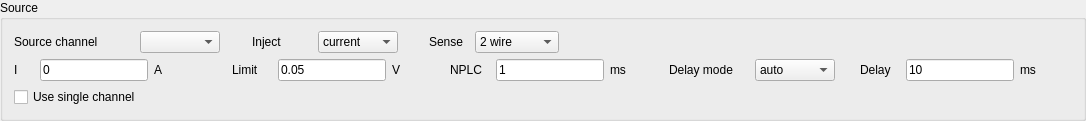
              <widget class="QGroupBox" name="SourceBox">
               <property name="title">
                <string>Source</string>
               </property>
               <layout class="QVBoxLayout" name="verticalLayout_6">
                <item>
                 <layout class="QHBoxLayout" name="HBoxLayout_general" stretch="10,1,10,1,0,20">
                  <item>
                   <layout class="QHBoxLayout" name="HBoxLayout_channel">
                    <item>
                     <widget class="QLabel" name="label_Channel">
                      <property name="sizePolicy">
                       <sizepolicy hsizetype="Fixed" vsizetype="Fixed">
                        <horstretch>0</horstretch>
                        <verstretch>0</verstretch>
                       </sizepolicy>
                      </property>
                      <property name="minimumSize">
                       <size>
                        <width>120</width>
                        <height>0</height>
                       </size>
                      </property>
                      <property name="text">
                       <string>Source channel</string>
                      </property>
                     </widget>
                    </item>
                    <item>
                     <widget class="QComboBox" name="comboBox_channel">
                      <property name="sizePolicy">
                       <sizepolicy hsizetype="Fixed" vsizetype="Fixed">
                        <horstretch>0</horstretch>
                        <verstretch>0</verstretch>
                       </sizepolicy>
                      </property>
                      <property name="minimumSize">
                       <size>
                        <width>80</width>
                        <height>0</height>
                       </size>
                      </property>
                      <property name="currentIndex">
                       <number>-1</number>
                      </property>
                     </widget>
                    </item>
                   </layout>
                  </item>
                  <item>
                   <spacer name="horizontalSpacer_8">
                    <property name="orientation">
                     <enum>Qt::Orientation::Horizontal</enum>
                    </property>
                    <property name="sizeHint" stdset="0">
                     <size>
                      <width>40</width>
                      <height>20</height>
                     </size>
                    </property>
                   </spacer>
                  </item>
                  <item>
                   <layout class="QHBoxLayout" name="HBoxLayout_inject" stretch="0,0">
                    <item>
                     <widget class="QLabel" name="label_inject">
                      <property name="sizePolicy">
                       <sizepolicy hsizetype="Fixed" vsizetype="Fixed">
                        <horstretch>0</horstretch>
                        <verstretch>0</verstretch>
                       </sizepolicy>
                      </property>
                      <property name="minimumSize">
                       <size>
                        <width>60</width>
                        <height>0</height>
                       </size>
                      </property>
                      <property name="text">
                       <string>Inject</string>
                      </property>
                     </widget>
                    </item>
                    <item>
                     <widget class="QComboBox" name="comboBox_inject">
                      <property name="sizePolicy">
                       <sizepolicy hsizetype="Fixed" vsizetype="Fixed">
                        <horstretch>0</horstretch>
                        <verstretch>0</verstretch>
                       </sizepolicy>
                      </property>
                      <property name="minimumSize">
                       <size>
                        <width>80</width>
                        <height>0</height>
                       </size>
                      </property>
                      <property name="currentIndex">
                       <number>0</number>
                      </property>
                      <item>
                       <property name="text">
                        <string>current</string>
                       </property>
                      </item>
                      <item>
                       <property name="text">
                        <string>voltage</string>
                       </property>
                      </item>
                     </widget>
                    </item>
                   </layout>
                  </item>
                  <item>
                   <spacer name="horizontalSpacer_9">
                    <property name="orientation">
                     <enum>Qt::Orientation::Horizontal</enum>
                    </property>
                    <property name="sizeHint" stdset="0">
                     <size>
                      <width>40</width>
                      <height>20</height>
                     </size>
                    </property>
                   </spacer>
                  </item>
                  <item>
                   <layout class="QHBoxLayout" name="HBoxLayout_sourceSenseMode" stretch="0,0">
                    <item>
                     <widget class="QLabel" name="label_sourceSenseMode">
                      <property name="sizePolicy">
                       <sizepolicy hsizetype="Fixed" vsizetype="Fixed">
                        <horstretch>0</horstretch>
                        <verstretch>0</verstretch>
                       </sizepolicy>
                      </property>
                      <property name="minimumSize">
                       <size>
                        <width>40</width>
                        <height>0</height>
                       </size>
                      </property>
                      <property name="text">
                       <string>Sense</string>
                      </property>
                     </widget>
                    </item>
                    <item>
                     <widget class="QComboBox" name="comboBox_sourceSenseMode">
                      <property name="sizePolicy">
                       <sizepolicy hsizetype="Fixed" vsizetype="Fixed">
                        <horstretch>0</horstretch>
                        <verstretch>0</verstretch>
                       </sizepolicy>
                      </property>
                      <property name="minimumSize">
                       <size>
                        <width>80</width>
                        <height>0</height>
                       </size>
                      </property>
                      <property name="currentIndex">
                       <number>0</number>
                      </property>
                      <item>
                       <property name="text">
                        <string>2 wire</string>
                       </property>
                      </item>
                      <item>
                       <property name="text">
                        <string>4 wire</string>
                       </property>
                      </item>
                      <item>
                       <property name="text">
                        <string>2 &amp; 4 wire</string>
                       </property>
                      </item>
                     </widget>
                    </item>
                   </layout>
                  </item>
                  <item>
                   <spacer name="horizontalSpacer_11">
                    <property name="orientation">
                     <enum>Qt::Orientation::Horizontal</enum>
                    </property>
                    <property name="sizeHint" stdset="0">
                     <size>
                      <width>40</width>
                      <height>20</height>
                     </size>
                    </property>
                   </spacer>
                  </item>
                 </layout>
                </item>
                <item>
                 <layout class="QHBoxLayout" name="HBoxLayout_sourceLine2" stretch="10,1,10,1,10,1,10,1,10,1">
                  <item>
                   <layout class="QHBoxLayout" name="HBoxLayout_sourceStart" stretch="0,0,0">
                    <item>
                     <widget class="QLabel" name="label_sourceSetValue">
                      <property name="sizePolicy">
                       <sizepolicy hsizetype="Fixed" vsizetype="Fixed">
                        <horstretch>0</horstretch>
                        <verstretch>0</verstretch>
                       </sizepolicy>
                      </property>
                      <property name="minimumSize">
                       <size>
                        <width>20</width>
                        <height>0</height>
                       </size>
                      </property>
                      <property name="text">
                       <string>I</string>
                      </property>
                     </widget>
                    </item>
                    <item>
                     <widget class="QLineEdit" name="lineEdit_sourceSetValue">
                      <property name="sizePolicy">
                       <sizepolicy hsizetype="Fixed" vsizetype="Fixed">
                        <horstretch>0</horstretch>
                        <verstretch>0</verstretch>
                       </sizepolicy>
                      </property>
                      <property name="minimumSize">
                       <size>
                        <width>20</width>
                        <height>0</height>
                       </size>
                      </property>
                      <property name="text">
                       <string>0</string>
                      </property>
                     </widget>
                    </item>
                    <item>
                     <widget class="QLabel" name="label_sourceSetValueUnits">
                      <property name="text">
                       <string>A</string>
                      </property>
                     </widget>
                    </item>
                   </layout>
                  </item>
                  <item>
                   <spacer name="horizontalSpacer_7">
                    <property name="orientation">
                     <enum>Qt::Orientation::Horizontal</enum>
                    </property>
                    <property name="sizeHint" stdset="0">
                     <size>
                      <width>40</width>
                      <height>20</height>
                     </size>
                    </property>
                   </spacer>
                  </item>
                  <item>
                   <layout class="QHBoxLayout" name="HBoxLayout_sourceLimit" stretch="0,0,0">
                    <item>
                     <widget class="QLabel" name="label_sourceLimit">
                      <property name="sizePolicy">
                       <sizepolicy hsizetype="Fixed" vsizetype="Fixed">
                        <horstretch>0</horstretch>
                        <verstretch>0</verstretch>
                       </sizepolicy>
                      </property>
                      <property name="minimumSize">
                       <size>
                        <width>40</width>
                        <height>0</height>
                       </size>
                      </property>
                      <property name="text">
                       <string>Limit</string>
                      </property>
                     </widget>
                    </item>
                    <item>
                     <widget class="QLineEdit" name="lineEdit_sourceLimit">
                      <property name="sizePolicy">
                       <sizepolicy hsizetype="Fixed" vsizetype="Fixed">
                        <horstretch>0</horstretch>
                        <verstretch>0</verstretch>
                       </sizepolicy>
                      </property>
                      <property name="minimumSize">
                       <size>
                        <width>20</width>
                        <height>0</height>
                       </size>
                      </property>
                      <property name="text">
                       <string>0.05</string>
                      </property>
                     </widget>
                    </item>
                    <item>
                     <widget class="QLabel" name="label_sourceLimitUnits">
                      <property name="text">
                       <string>V</string>
                      </property>
                     </widget>
                    </item>
                   </layout>
                  </item>
                  <item>
                   <spacer name="horizontalSpacer_17">
                    <property name="orientation">
                     <enum>Qt::Orientation::Horizontal</enum>
                    </property>
                    <property name="sizeHint" stdset="0">
                     <size>
                      <width>40</width>
                      <height>20</height>
                     </size>
                    </property>
                   </spacer>
                  </item>
                  <item>
                   <layout class="QHBoxLayout" name="HBoxLayout_sourceNPLC" stretch="0,0,0">
                    <item>
                     <widget class="QLabel" name="label_sourceNPLC">
                      <property name="sizePolicy">
                       <sizepolicy hsizetype="Fixed" vsizetype="Fixed">
                        <horstretch>0</horstretch>
                        <verstretch>0</verstretch>
                       </sizepolicy>
                      </property>
                      <property name="minimumSize">
                       <size>
                        <width>40</width>
                        <height>0</height>
                       </size>
                      </property>
                      <property name="text">
                       <string>NPLC</string>
                      </property>
                     </widget>
                    </item>
                    <item>
                     <widget class="QLineEdit" name="lineEdit_sourceNPLC">
                      <property name="sizePolicy">
                       <sizepolicy hsizetype="Fixed" vsizetype="Fixed">
                        <horstretch>0</horstretch>
                        <verstretch>0</verstretch>
                       </sizepolicy>
                      </property>
                      <property name="minimumSize">
                       <size>
                        <width>20</width>
                        <height>0</height>
                       </size>
                      </property>
                      <property name="baseSize">
                       <size>
                        <width>0</width>
                        <height>0</height>
                       </size>
                      </property>
                      <property name="text">
                       <string>1</string>
                      </property>
                     </widget>
                    </item>
                    <item>
                     <widget class="QLabel" name="label_sourceNPLCUnits">
                      <property name="text">
                       <string>ms</string>
                      </property>
                     </widget>
                    </item>
                   </layout>
                  </item>
                  <item>
                   <spacer name="horizontalSpacer_19">
                    <property name="orientation">
                     <enum>Qt::Orientation::Horizontal</enum>
                    </property>
                    <property name="sizeHint" stdset="0">
                     <size>
                      <width>40</width>
                      <height>20</height>
                     </size>
                    </property>
                   </spacer>
                  </item>
                  <item>
                   <layout class="QHBoxLayout" name="HBoxLayout_sourceDelayMode">
                    <item>
                     <widget class="QLabel" name="label_sourceDelayMode">
                      <property name="sizePolicy">
                       <sizepolicy hsizetype="Fixed" vsizetype="Fixed">
                        <horstretch>0</horstretch>
                        <verstretch>0</verstretch>
                       </sizepolicy>
                      </property>
                      <property name="minimumSize">
                       <size>
                        <width>80</width>
                        <height>0</height>
                       </size>
                      </property>
                      <property name="text">
                       <string>Delay mode</string>
                      </property>
                     </widget>
                    </item>
                    <item>
                     <widget class="QComboBox" name="comboBox_sourceDelayMode">
                      <property name="sizePolicy">
                       <sizepolicy hsizetype="Fixed" vsizetype="Fixed">
                        <horstretch>0</horstretch>
                        <verstretch>0</verstretch>
                       </sizepolicy>
                      </property>
                      <property name="minimumSize">
                       <size>
                        <width>80</width>
                        <height>0</height>
                       </size>
                      </property>
                      <property name="currentIndex">
                       <number>0</number>
                      </property>
                      <item>
                       <property name="text">
                        <string>auto</string>
                       </property>
                      </item>
                      <item>
                       <property name="text">
                        <string>manual</string>
                       </property>
                      </item>
                     </widget>
                    </item>
                   </layout>
                  </item>
                  <item>
                   <spacer name="horizontalSpacer_20">
                    <property name="orientation">
                     <enum>Qt::Orientation::Horizontal</enum>
                    </property>
                    <property name="sizeHint" stdset="0">
                     <size>
                      <width>40</width>
                      <height>20</height>
                     </size>
                    </property>
                   </spacer>
                  </item>
                  <item>
                   <layout class="QHBoxLayout" name="HBoxLayout_sourceDelay" stretch="0,0,0">
                    <item>
                     <widget class="QLabel" name="label_sourceDelay">
                      <property name="sizePolicy">
                       <sizepolicy hsizetype="Fixed" vsizetype="Fixed">
                        <horstretch>0</horstretch>
                        <verstretch>0</verstretch>
                       </sizepolicy>
                      </property>
                      <property name="minimumSize">
                       <size>
                        <width>40</width>
                        <height>0</height>
                       </size>
                      </property>
                      <property name="text">
                       <string>Delay</string>
                      </property>
                     </widget>
                    </item>
                    <item>
                     <widget class="QLineEdit" name="lineEdit_sourceDelay">
                      <property name="sizePolicy">
                       <sizepolicy hsizetype="Fixed" vsizetype="Fixed">
                        <horstretch>0</horstretch>
                        <verstretch>0</verstretch>
                       </sizepolicy>
                      </property>
                      <property name="minimumSize">
                       <size>
                        <width>20</width>
                        <height>0</height>
                       </size>
                      </property>
                      <property name="text">
                       <string>10</string>
                      </property>
                     </widget>
                    </item>
                    <item>
                     <widget class="QLabel" name="label_sourceDelayUnits">
                      <property name="text">
                       <string>ms</string>
                      </property>
                     </widget>
                    </item>
                   </layout>
                  </item>
                  <item>
                   <spacer name="horizontalSpacer_18">
                    <property name="orientation">
                     <enum>Qt::Orientation::Horizontal</enum>
                    </property>
                    <property name="sizeHint" stdset="0">
                     <size>
                      <width>40</width>
                      <height>20</height>
                     </size>
                    </property>
                   </spacer>
                  </item>
                 </layout>
                </item>
                <item>
                 <layout class="QHBoxLayout" name="HBoxLayout_singleChannel">
                  <item>
                   <widget class="QCheckBox" name="checkBox_singleChannel">
                    <property name="text">
                     <string>Use single channel</string>
                    </property>
                   </widget>
                  </item>
                 </layout>
                </item>
               </layout>
              </widget>
